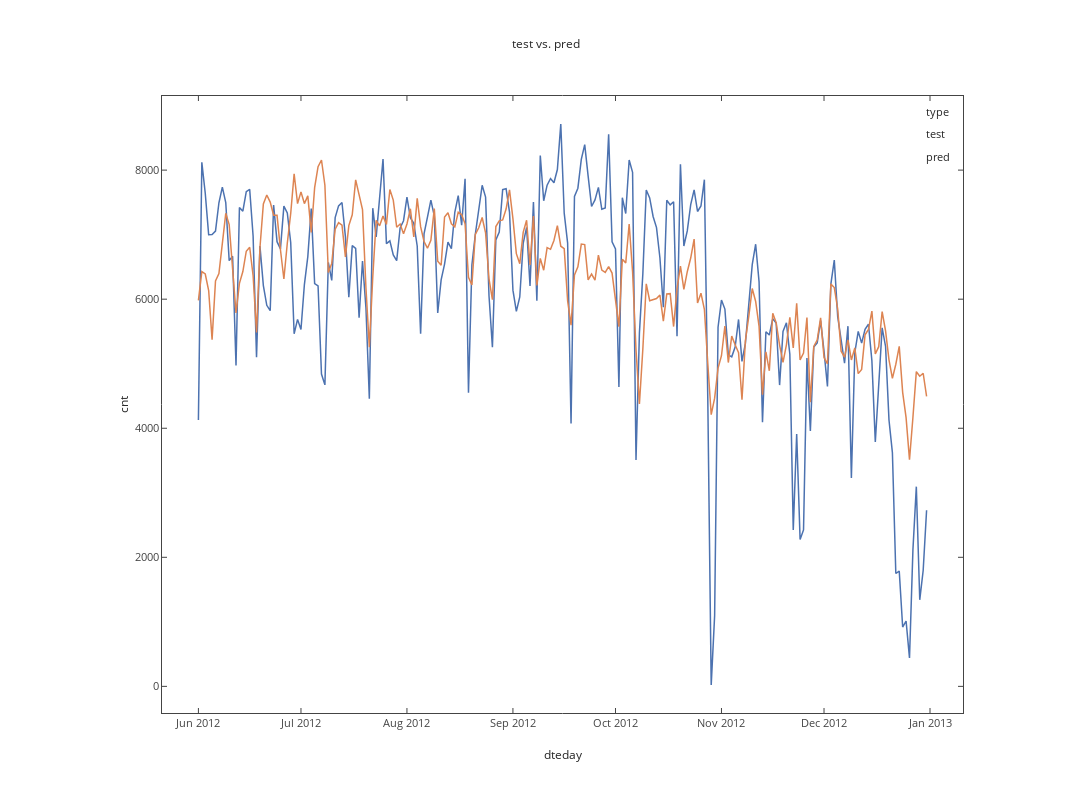

Notebook cell for this chart:
### Markdown cell above
## Plot test vs. pred

### Code cell
# prepare data for plotting (convert into long format)
test = pd.DataFrame({"dteday":df.iloc[test_idx,]["dteday"],
                         "cnt":y_test,
                         "type":"test"})
pred = pd.DataFrame({"dteday":df.iloc[test_idx,]["dteday"],
                         "cnt":y_pred,
                         "type":"pred"})
long_data=test.append(pred, ignore_index=True)

f, ax = plt.subplots(figsize=(13,8)) # Create a figure and one subplot
g=sns.lineplot(x="dteday", y="cnt", hue="type", data=long_data) # Plot the response over time
plt.title("test vs. pred")


from plotly.offline import init_notebook_mode, iplot
import plotly.tools as tls
init_notebook_mode(connected=True)

plotly_fig = tls.mpl_to_plotly( f ) # PRODUCED SOME WARNINGS
iplot(plotly_fig)

### Figure 1 — Plotly figure (JSON) as saved in the notebook; plotly's stock layout.template omitted (floating-point values rounded to 4 significant figures; data arrays with more than 128 entries replaced by an {"elided": "..."} marker saying what was removed)
{"data": [{"line": {"color": "rgba (76, 114, 176, 1)", "dash": "solid", "width": 1.5}, "mode": "lines", "name": "_line0", "type": "scatter", "uid": "7c81a15b-5184-485a-8ff9-c0dfceddd8e7", "x": {"elided": "214 str values"}, "xaxis": "x", "y": {"elided": "214 int values"}, "yaxis": "y"}, {"line": {"color": "rgba (221, 132, 82, 1)", "dash": "solid", "width": 1.5}, "mode": "lines", "name": "_line1", "type": "scatter", "uid": "169f6af8-23fb-4cb3-a1e1-229186464e09", "x": {"elided": "214 str values"}, "xaxis": "x", "y": {"elided": "214 float values"}, "yaxis": "y"}, {"line": {"color": "rgba (255, 255, 255, 1)", "dash": "solid", "width": 0}, "mode": "lines", "name": "type", "type": "scatter", "uid": "8d675d8b-b84a-44cd-a79e-02c1b5e5035c", "x": [], "xaxis": "x", "y": [], "yaxis": "y"}, {"line": {"color": "rgba (76, 114, 176, 1)", "dash": "solid", "width": 1.5}, "mode": "lines", "name": "test", "type": "scatter", "uid": "9e87327a-e89a-496e-8411-3c20362e23c4", "x": [], "xaxis": "x", "y": [], "yaxis": "y"}, {"line": {"color": "rgba (221, 132, 82, 1)", "dash": "solid", "width": 1.5}, "mode": "lines", "name": "pred", "type": "scatter", "uid": "e220ef13-4e11-424f-8e94-4e0c95af6433", "x": [], "xaxis": "x", "y": [], "yaxis": "y"}], "layout": {"annotations": [{"align": "left", "font": {"color": "#262626", "size": 11}, "opacity": 1, "showarrow": false, "text": "type", "x": 0.9513, "xanchor": "left", "xref": "paper", "y": 0.9598, "yanchor": "bottom", "yref": "paper"}, {"align": "left", "font": {"color": "#262626", "size": 11}, "opacity": 1, "showarrow": false, "text": "test", "x": 0.9513, "xanchor": "left", "xref": "paper", "y": 0.9231, "yanchor": "bottom", "yref": "paper"}, {"align": "left", "font": {"color": "#262626", "size": 11}, "opacity": 1, "showarrow": false, "text": "pred", "x": 0.9513, "xanchor": "left", "xref": "paper", "y": 0.8863, "yanchor": "bottom", "yref": "paper"}], "autosize": false, "height": 800, "hovermode": "closest", "margin": {"b": 87, "l": 162, "pad": 0, "r": 129, "t": 96}, "showlegend": false, "title": "test vs. pred", "titlefont": {"color": "#262626", "size": 12}, "width": 1300, "xaxis": {"anchor": "y", "domain": [0, 1], "mirror": "ticks", "nticks": 8, "range": ["2012-05-21 08:24:00", "2013-01-10 15:36:00"], "showgrid": false, "showline": true, "side": "bottom", "tickfont": {"size": 11}, "ticks": "inside", "title": "dteday", "titlefont": {"color": "#262626", "size": 12}, "type": "date", "zeroline": false}, "yaxis": {"anchor": "x", "domain": [0, 1], "mirror": "ticks", "nticks": 7, "range": [-412.6, 9149.0], "showgrid": false, "showline": true, "side": "left", "tickfont": {"size": 11}, "ticks": "inside", "title": "cnt", "titlefont": {"color": "#262626", "size": 12}, "type": "linear", "zeroline": false}}}
